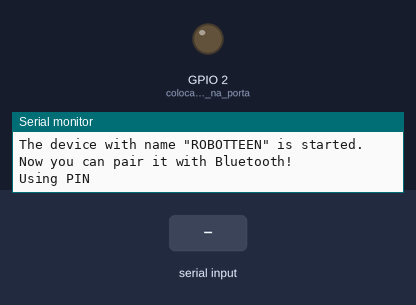
Bench run of a sketch on a simulated ESP32. On the bench: output pins drawn as LEDs (lit = HIGH), the last lines printed to the serial monitor. Dashed ring = blinking. Inputs (shaded band) come from the test bench. Nothing arrives over Bluetooth unless stated.

Above: at 2.2 s.
2.3 s: "C" received over the second serial link
At 2.7 s:
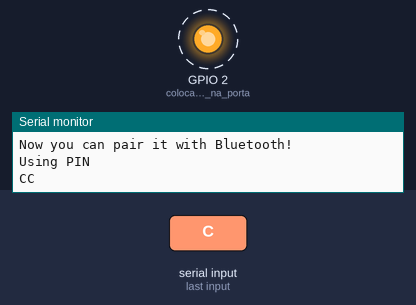
5.3 s: "A" received over the second serial link
At 6.1 s:
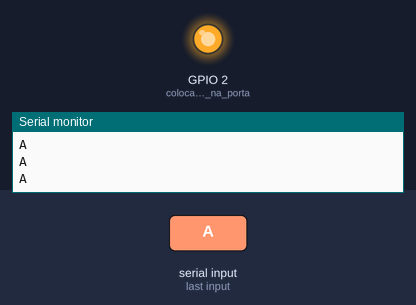
6.8 s: "B" received over the second serial link
At 7.3 s:
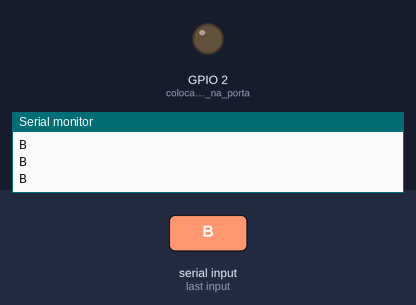
Timing chart, 0 to 9.8 s (numbered marks = the images above; inputs shaded):
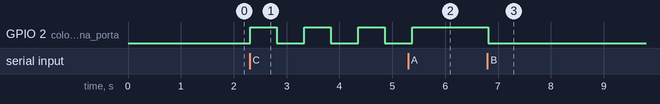

The sketch:

Ex2-Bluetooth.ino
```cpp
#include "BluetoothSerial.h"


char readBluetooth = ' ';  //Variável para armazenar o caractere recebido


#define USE_PIN
const char *pin = "1234";

String device_name = "ROBOTTEEN";

#if !defined(CONFIG_BT_ENABLED) || !defined(CONFIG_BLUEDROID_ENABLED)
#error Bluetooth is not enabled! Please run `make menuconfig` to and enable it
#endif

#if !defined(CONFIG_BT_SPP_ENABLED)
#error Serial Bluetooth not available or not enabled. It is only available for the ESP32 chip.
#endif

BluetoothSerial SerialBT;

void setup() {
  Serial.begin(115200);
  delay(1000);
  SerialBT.begin(device_name);
  Serial.printf("The device with name \"%s\" is started.\nNow you can pair it with Bluetooth!\n", device_name.c_str());
  #ifdef USE_PIN
  SerialBT.setPin(pin, strlen(pin));
  Serial.println("Using PIN");
  #endif

  pinMode(2, OUTPUT);  //colocamos o LED na porta 2 do nosso esp, ou em qualquer outra porta que estiver disponível.
}

void loop() {
  if (Serial.available()) {
    SerialBT.write(Serial.read());
  }
  if (SerialBT.available()) {
    readBluetooth = SerialBT.read();
    Serial.write(readBluetooth);
  }

  switch (readBluetooth)  //Verifica se o caractere recebido é igual a algum dos listados abaixo
  {
    case 'A':  // up
      Serial.println("A");
      digitalWrite(2, HIGH);  //Aqui liga o LED
      break;

    case 'B':  // up
      Serial.println("B");
      digitalWrite(2, LOW);  //Aqui desliga o LED
      break;

    //ESQUERDA
    case 'C':                 // up
      Serial.println("C");    //caso queira fazer a animação piscar sempre, só mudar o "C" maiúsculo, e colocar o "c" minusculo
      digitalWrite(2, HIGH);  //Aqui faz a animação com os LEDs, que faria piscar
      delay(500);
      digitalWrite(2, LOW);
      delay(500);
      break;

    case 'D':  // up
      Serial.println("D");
      break;
  }
  delay(20);
}
```

Measured:
- after the input at 2.3 s, GPIO 2 (colocamos_o_LED_na_porta): alternates HIGH for 0.50 s and LOW for 0.52 s, starting at once
- after the input at 5.3 s, GPIO 2 (colocamos_o_LED_na_porta): goes on until 5.4 s, then stays HIGH
- after the input at 6.8 s, GPIO 2 (colocamos_o_LED_na_porta): HIGH → LOW at once
